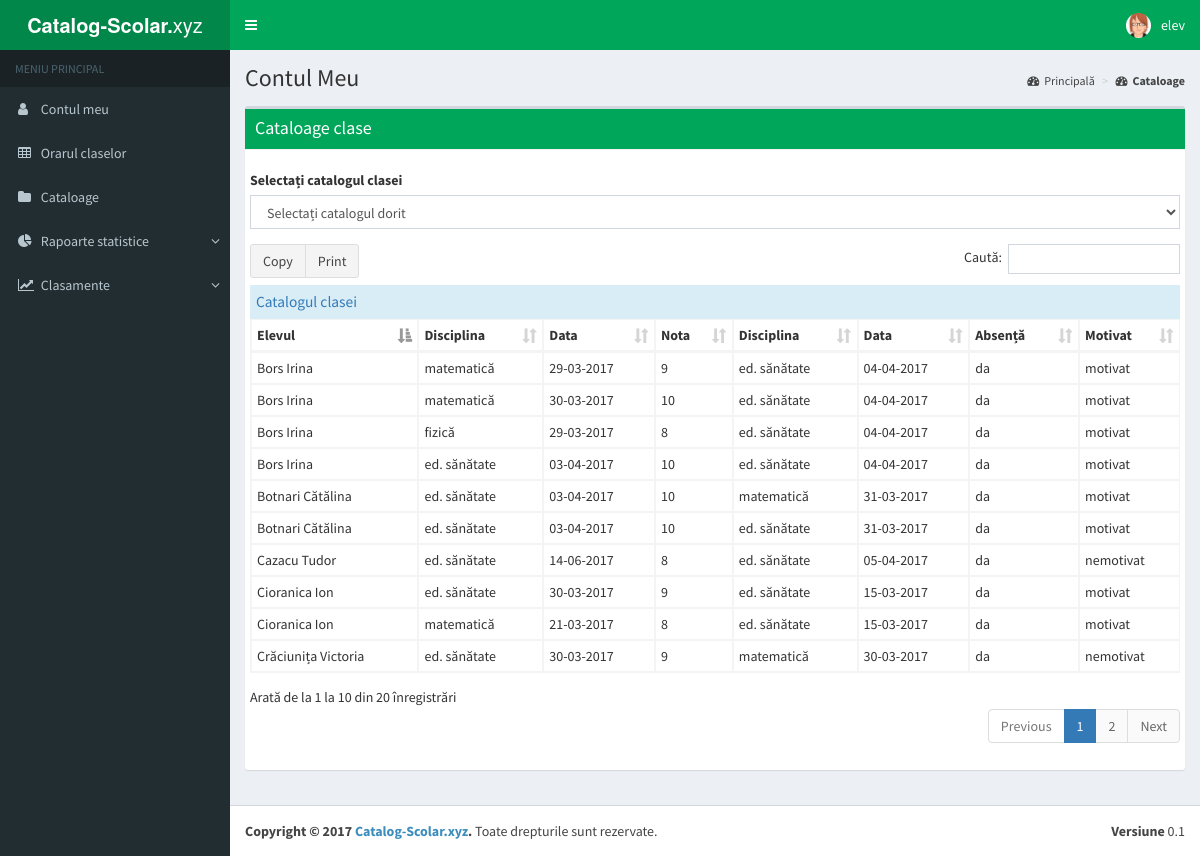
Screenshot of /members/manager/classbooks.php (signed in) with the database file from the repository.
### tables this page shows
CREATE TABLE `users` (
  `user_id` int(11) NOT NULL,
  `user_name` varchar(64) NOT NULL,
  `user_password` varchar(255) NOT NULL,
  `user_category` varchar(10) NOT NULL,
  `user_parent` varchar(255) NOT NULL,
  `user_child` varchar(255) NOT NULL,
  `user_class` varchar(5) NOT NULL,
  `user_btd` date NOT NULL,
  `user_mail` char(255) NOT NULL,
  `user_mob` int(24) NOT NULL,
  `grad_prof` char(24) NOT NULL,
  `disciplina` char(32) NOT NULL
);

CREATE TABLE `note` (
  `id_note` int(11) NOT NULL,
  `disciplina` char(32) NOT NULL,
  `data` date NOT NULL,
  `user_name` varchar(32) NOT NULL,
  `nota` tinyint(2) NOT NULL,
  `user_class` char(4) NOT NULL
);

CREATE TABLE `abs` (
  `id_abs` int(11) NOT NULL,
  `disciplina` char(32) NOT NULL,
  `data` date NOT NULL,
  `user_name` varchar(32) NOT NULL,
  `abs` char(2) NOT NULL,
  `motivat` char(9) NOT NULL,
  `user_class` char(4) NOT NULL
);

### members/manager/classbooks.php (the view, shortened to what this page needs)
<!DOCTYPE html>
<html>
<head>
    <link rel="stylesheet" href="../bootstrap/css/bootstrap.min.css">
    <link rel="stylesheet" href="https://cdnjs.cloudflare.com/ajax/libs/font-awesome/4.5.0/css/font-awesome.min.css">
    <link rel="stylesheet" href="../plugins/datatables/dataTables.bootstrap.css">
    <link rel="stylesheet" href="../plugins/datatables/buttons.bootstrap.min.css">
    <link rel="stylesheet" href="../dist/css/AdminLTE.min.css">
    <link rel="stylesheet" href="../dist/css/skins/skin-green.css">
</head>
<?
require_once 'pages/header.php';
require_once 'pages/sidebar.php';
?>
<div class="content-wrapper">
    <section class="content-header">
        <h1>Contul Meu</h1>
        <ol class="breadcrumb">
            <li><a href="."><i class="fa fa-dashboard"></i>Principală</a></li>
            <li class="active"><a href="classbooks.php"><i class="fa fa-dashboard"></i><strong>Cataloage</strong></a></li>
        </ol>
    </section>
    <section class="content">
        <div class="row">
            <div class="col-md-12">
                <div class="box">
                    <div class="box-header with-border bg-green">
                        <h3 class="box-title">Cataloage clase</h3>
                    </div>
                    <div class="box-body">
                        <div class="row">
                            <div class="box-body">
<?php
  function fillContent($db)
 {
      $output = '';
      $sql = "SELECT note.*, abs.* FROM note, abs WHERE note.user_name=abs.user_name AND note.user_class=abs.user_class";
      $result = mysqli_query($db, $sql);
      while($row = mysqli_fetch_array($result))
      {
           $output .= '
                <tr>
                <td>'.$row[3].'</td>
                <td>'.$row[1].'</td>
                <td>'.date("d-m-Y", strtotime($row[2])).'</td>
                <td>'.$row[4].'</td>
                <td>'.$row[7].'</td>
                <td>'.date("d-m-Y", strtotime($row[8])).'</td>
                <td>'.$row[10].'</td>
                <td>'.$row[11].'</td>
                </tr>
           ';
      }
      return $output;
 }
?>
                                <div class="form-group">
                                <label for="class" class="cp">Selectați catalogul clasei</label>
                                    <select name="class" id="class" class="form-control cp">
                                        <option value="">Selectați catalogul dorit</option>
                                    </select>
                                </div>
                            <div class="" id="showCatalog">
                            <table class="table table-bordered table-hover table-condensed" id="example">
                            <caption class="bg-info text-primary" style="padding:6px; font-size: 1.1em;">Catalogul clasei</caption>
                            <thead>
                            <tr>
                                <th>Elevul</th>
                                <th>Disciplina</th>
                                <th>Data</th>
                                <th>Nota</th>
                                <th>Disciplina</th>
                                <th>Data</th>
                                <th>Absență</th>
                                <th>Motivat</th>
                            </tr>
                            </thead>
                            <tbody>
                              <?php echo fillContent($db);?>
                            </tbody>
                            </table>
                            </div>
                            </div>
                        </div>
                    </section>
                </div>
<footer class="main-footer">
    <div class="pull-right hidden-xs"><b>Versiune</b> 0.1</div>
    <strong>Copyright &copy; <?= date('Y'); ?> <a href="http://catalog-scolar.xyz" title="catalog-scolar.xyz" target="_blank" rel="nofollow">Catalog-Scolar.xyz</a>.</strong> Toate drepturile sunt rezervate.
</footer>
</div>
</body>
</html>

### members/manager/pages/header.php (shortened to what this page needs)
<?php
$pass=$_SESSION["member_password"];
$Q = mysqli_query($db, "SELECT user_id,user_name FROM users WHERE user_password='$pass'");
$Q = mysqli_fetch_row($Q);
$Q = $Q[1];
echo '
<body class="hold-transition skin-green sidebar-mini">
    <div class="wrapper">
        <header class="main-header">
            <a href="index.php" class="logo">
                <span class="logo-mini"><b>CS</b></span>
                <span class="logo-lg"><b>Catalog-Scolar.</b>xyz</span>
            </a>
            <nav class="navbar navbar-static-top">
                <a href="#" class="sidebar-toggle" data-toggle="offcanvas" role="button">
                    <span class="sr-only">Toggle navigation</span>
                </a>
                <div class="navbar-custom-menu">
                    <ul class="nav navbar-nav">
                        <li class="dropdown user user-menu">
                            <a href="#" class="dropdown-toggle" data-toggle="dropdown">
                                <img src="../dist/img//avatar3.png" class="user-image" alt="User Image">
                                <span class="hidden-xs"> '. $Q . ' </span>
                            </a>
                            <ul class="dropdown-menu">
                                <li class="user-footer">
                                    <div class="pull-left">
                                        <a href="profile.php" class="btn btn-default btn-flat">Vezi Profilul</a>
                                    </div>
                                    <div class="pull-right">
                                        <a href="/catalog-scolar/logout.php" class="btn btn-default btn-flat">Deconectare</a>
                                    </div>
                                </li>
                            </ul>
                        </li>
                    </ul>
                </div>
            </nav>
        </header>
';

### rows the page displays
users: user_name "elev"
note: user_name "Bors Irina", disciplina "matematică", data "29-03-2017", nota "9", abs.disciplina "ed. sănătate", abs.data "04-04-2017", abs.abs "da", abs.motivat "motivat"
note: user_name "Bors Irina", disciplina "matematică", data "30-03-2017", nota "10", abs.disciplina "ed. sănătate", abs.data "04-04-2017", abs.abs "da", abs.motivat "motivat"
note: user_name "Bors Irina", disciplina "fizică", data "29-03-2017", nota "8", abs.disciplina "ed. sănătate", abs.data "04-04-2017", abs.abs "da", abs.motivat "motivat"
note: user_name "Crăciunița Victoria", disciplina "ed. sănătate", data "30-03-2017", nota "9", abs.disciplina "matematică", abs.data "30-03-2017", abs.abs "da", abs.motivat "nemotivat"
note: user_name "Cioranica Ion", disciplina "ed. sănătate", data "30-03-2017", nota "9", abs.disciplina "ed. sănătate", abs.data "15-03-2017", abs.abs "da", abs.motivat "motivat"
note: user_name "Cioranica Ion", disciplina "matematică", data "21-03-2017", nota "8", abs.disciplina "ed. sănătate", abs.data "15-03-2017", abs.abs "da", abs.motivat "motivat"
note: user_name "Botnari Cătălina", disciplina "ed. sănătate", data "03-04-2017", nota "10", abs.disciplina "matematică", abs.data "31-03-2017", abs.abs "da", abs.motivat "motivat", abs.disciplina "ed. sănătate"
note: user_name "Bors Irina", disciplina "ed. sănătate", data "03-04-2017", nota "10", abs.disciplina "ed. sănătate", abs.data "04-04-2017", abs.abs "da", abs.motivat "motivat"
note: user_name "Cazacu Tudor", disciplina "ed. sănătate", data "14-06-2017", nota "8", abs.disciplina "ed. sănătate", abs.data "05-04-2017", abs.abs "da", abs.motivat "nemotivat"
